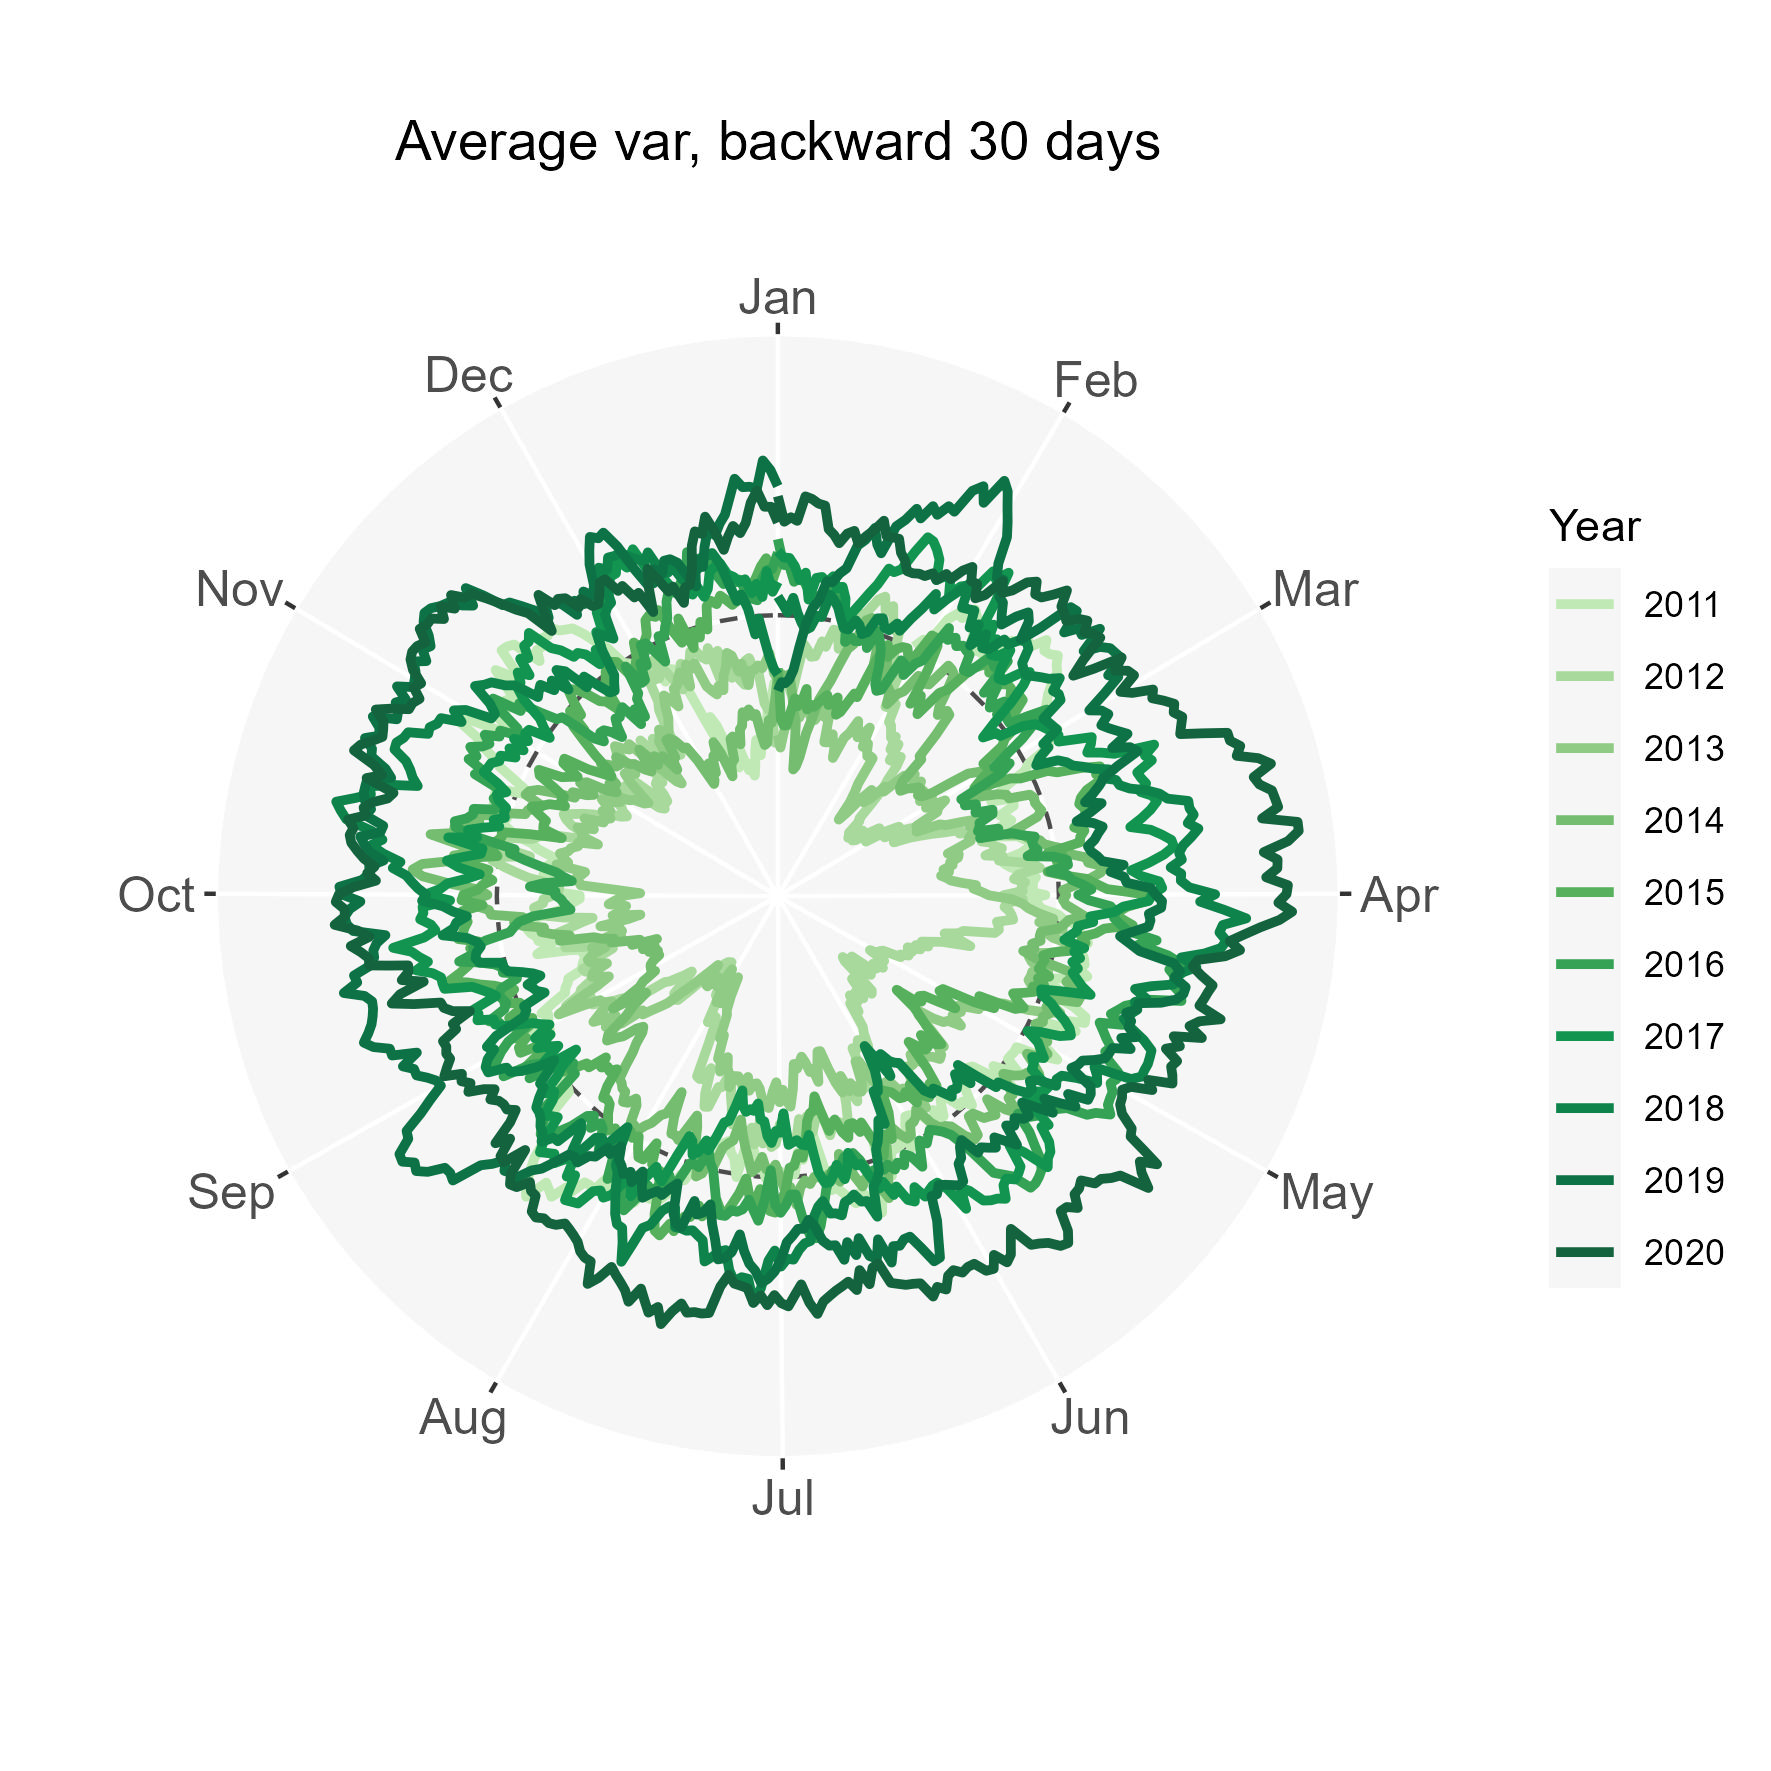

The R source for this figure:
####load packages####
library(pacman)
pacman::p_load(ggplot2, ggthemes, dplyr, magrittr, purrr, zoo, ggtext, paletteer)

####setting####
Sys.setlocale("LC_TIME", "C")

####work####
# create a data frame
set.seed(5)
dt<-data.frame(dates=seq(as.Date('2011-01-01'), as.Date('2020-12-31'), by = 'days'),var1=rnorm(3653))
years=seq(as.Date('2011-01-01'), as.Date('2020-12-31'), by = 'years')
dt %<>% mutate(var1=ifelse(dates>=years[2] & dates<years[3], var1-0.4, var1)) %>%
  mutate(var1=ifelse(dates>=years[3] & dates<years[4], var1-0.3, var1)) %>%
  mutate(var1=ifelse(dates>=years[4] & dates<years[5], var1-0.2, var1)) %>%
  mutate(var1=ifelse(dates>=years[5] & dates<years[6], var1-0.1, var1)) %>%
  mutate(var1=ifelse(dates>=years[6] & dates<years[7], var1, var1)) %>%
  mutate(var1=ifelse(dates>=years[7] & dates<years[8], var1+0.1, var1)) %>%
  mutate(var1=ifelse(dates>=years[8] & dates<years[9], var1+0.25, var1)) %>%
  mutate(var1=ifelse(dates>=years[9] & dates<years[10], var1+0.33, var1)) %>%
  mutate(var1=ifelse(dates>=years[10], var1+0.5, var1))

# modify 
df<-mutate(dt,date=format(dates,"%m-%d")) %>%
  mutate(Month=format(dates,"%b")) %>%
  mutate(years=format(dates,"%Y")) %>%
  mutate(avg_var = rollmean(var1, k=30, fill=NA, align='right'))

#set date seq for plot
df$date<-as.Date(df$date, "%m-%d")

# color palettes
color_green<-paletteer_c("pals::ocean.algae", 15)
mycolor<-rev(color_green[5:(nrow(distinct(df,years))+4)])

# ggplot2
p30<-ggplot(df, aes(x = date,
                    y = avg_var,
                    group = factor(years),
                    color = factor(years)))+
  geom_hline(yintercept=0, linetype='dashed', col = alpha("black", 0.7))+
  geom_line(linewidth=1.1)+
  scale_colour_manual(values = mycolor)+
  scale_x_date(date_labels = "%b", breaks = "1 month",
               limits=c(as.Date("2024-01-01"), as.Date("2024-12-31")))+
  scale_y_continuous(limits = c(-1, 1), breaks = seq(-1, 1, 1),)+
  labs(x="",y="",title = "Average var, backward 30 days", color='Year')+
  coord_radial(r.axis.inside = T, expand = F)+
  theme(panel.grid.minor = element_blank(),
        plot.title = element_markdown(hjust = 0.5),
        axis.ticks.y = element_blank(),
        axis.text.y = element_blank(),
        axis.text.x = element_text(size = 12),
        panel.background = element_rect(fill = alpha("grey95", 0.7)))
p30

ggsave(filename = paste0("coord_radial_demo.jpg"), width = 15, height = 15, units = "cm", dpi = 300)

